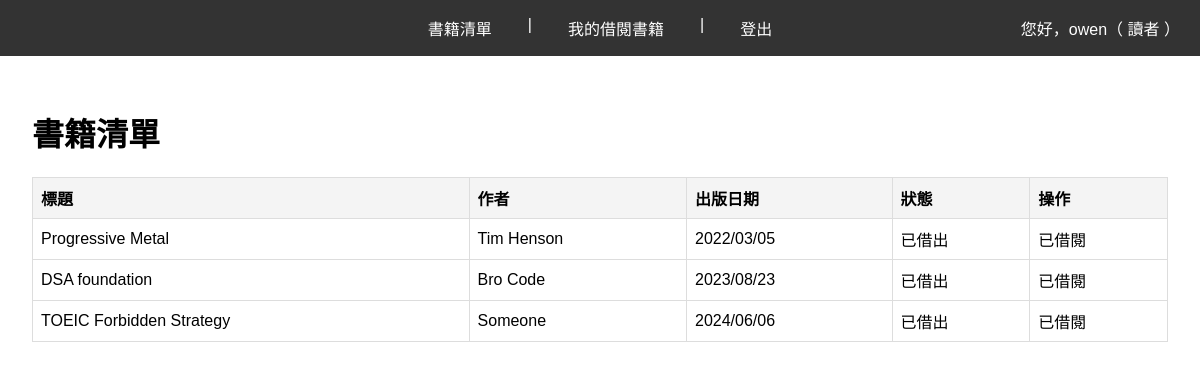
Screenshot of / (signed in) with the database file from the repository.
### app.py (models this page shows)
class User(UserMixin, db.Model):
    id = db.Column(db.Integer, primary_key=True)
    username = db.Column(db.String(150), unique=True, nullable=False)
    password_hash = db.Column(db.String(200), nullable=False)
    is_admin = db.Column(db.Boolean, default=False)  # 判斷是否為管理員

class Book(db.Model):
    id = db.Column(db.Integer, primary_key=True)
    title = db.Column(db.String(200), nullable=False)
    author = db.Column(db.String(200), nullable=False)
    publish_date = db.Column(db.String(100), nullable=True)
    is_borrowed = db.Column(db.Boolean, default=False)
    borrowed_by = db.Column(db.Integer, db.ForeignKey('user.id'))
    borrower = db.relationship('User', backref='borrowed_books', foreign_keys=[borrowed_by])

### app.py (the view)
@app.route('/')
@login_required
def index():
    books = Book.query.all()
    return render_template('index.html', books=books)

### app.py (called while the page is built)
@login_manager.user_loader
def load_user(user_id):
    try:
        return User.query.get(int(user_id))
    except ValueError:
        return None

### templates/index.html (shortened to what this page needs)
{% extends "layout.html" %}
{% block content %}
<h1>書籍清單</h1>
<table>
    <tr>
        <th>標題</th>
        <th>作者</th>
        <th>出版日期</th>
        <th>狀態</th>
        <th>操作</th>
    </tr>
    {% for book in books %}
    <tr>
        <td>{{ book.title }}</td>
        <td>{{ book.author }}</td>
        <td>{{ book.publish_date }}</td>
        <td>
            {% if book.is_borrowed %}
                {% if current_user.is_admin %}
                    已借出 ({{ book.borrower.username }})
                {% else %}
                    已借出
                {% endif %}
            {% else %}
                可借閱
            {% endif %}
        </td>
        <td>
            {% if not book.is_borrowed and not current_user.is_admin %}
                <a href="{{ url_for('borrow_book', book_id=book.id) }}" class="button">借閱</a>
            {% elif book.is_borrowed and not current_user.is_admin %}
                <span>已借閱</span>
            {% endif %}
        </td>
    </tr>
    {% endfor %}
</table>
{% endblock %}

### templates/layout.html (shortened to what this page needs)
<!DOCTYPE html>
<html lang="en">
<head>
    <link rel="stylesheet" href="{{ url_for('static', filename='style.css') }}">
</head>
<body>
    <nav class="navbar">
        <div class="navbar-links">
            {% if current_user.is_authenticated %}
                <a href="{{ url_for('index') }}">書籍清單</a>
                {% if not current_user.is_admin %}
                    | <a href="{{ url_for('user_page') }}">我的借閱書籍</a>
                {% else %}
                    | <a href="#" style="color: gray; cursor: not-allowed; text-decoration: none;">我的借閱書籍</a>
                {% endif %}
                | <a href="{{ url_for('logout') }}">登出</a>
            {% else %}
                <a href="{{ url_for('login') }}">登入</a>
                | <a href="{{ url_for('register') }}">註冊</a>
            {% endif %}
        </div>
        {% if current_user.is_authenticated %}
            <div class="user-info" style="margin-left: auto;">
                您好，{{ current_user.username }}（
                {% if current_user.is_admin %}
                    管理員
                {% else %}
                    讀者
                {% endif %}
                ）
            </div>
        {% endif %}
    </nav>
    <div class="content">
        {% block content %}{% endblock %}
    </div>
</body>
</html>

### static/style.css (style rules this page uses)
body { font-family: Arial, sans-serif; margin: 0; padding: 0; }
nav { background-color: #333; color: white; padding: 1em; text-align: center; }
nav a { color: white; margin: 0 1em; text-decoration: none; }
.content { padding: 2em; }
table { width: 100%; border-collapse: collapse; margin: 1em 0; }
th, td { border: 1px solid #ddd; padding: 0.5em; text-align: left; }
th { background-color: #f4f4f4; }
.navbar { display: flex; align-items: center; padding: 1em; background-color: #333; position: relative; }
.navbar-links { display: flex; justify-content: center; gap: 20px; flex: 1; }
.navbar-links a { color: white; text-decoration: none; }
.user-info { color: white; position: absolute; right: 20px; }

### rows the page displays
User: username "owen"
Book: title "Progressive Metal", author "Tim Henson", publish_date "2022/03/05", is_borrowed "已借出"
Book: title "DSA foundation", author "Bro Code", publish_date "2023/08/23", is_borrowed "已借出"
Book: title "TOEIC Forbidden Strategy", author "Someone", publish_date "2024/06/06", is_borrowed "已借出"
